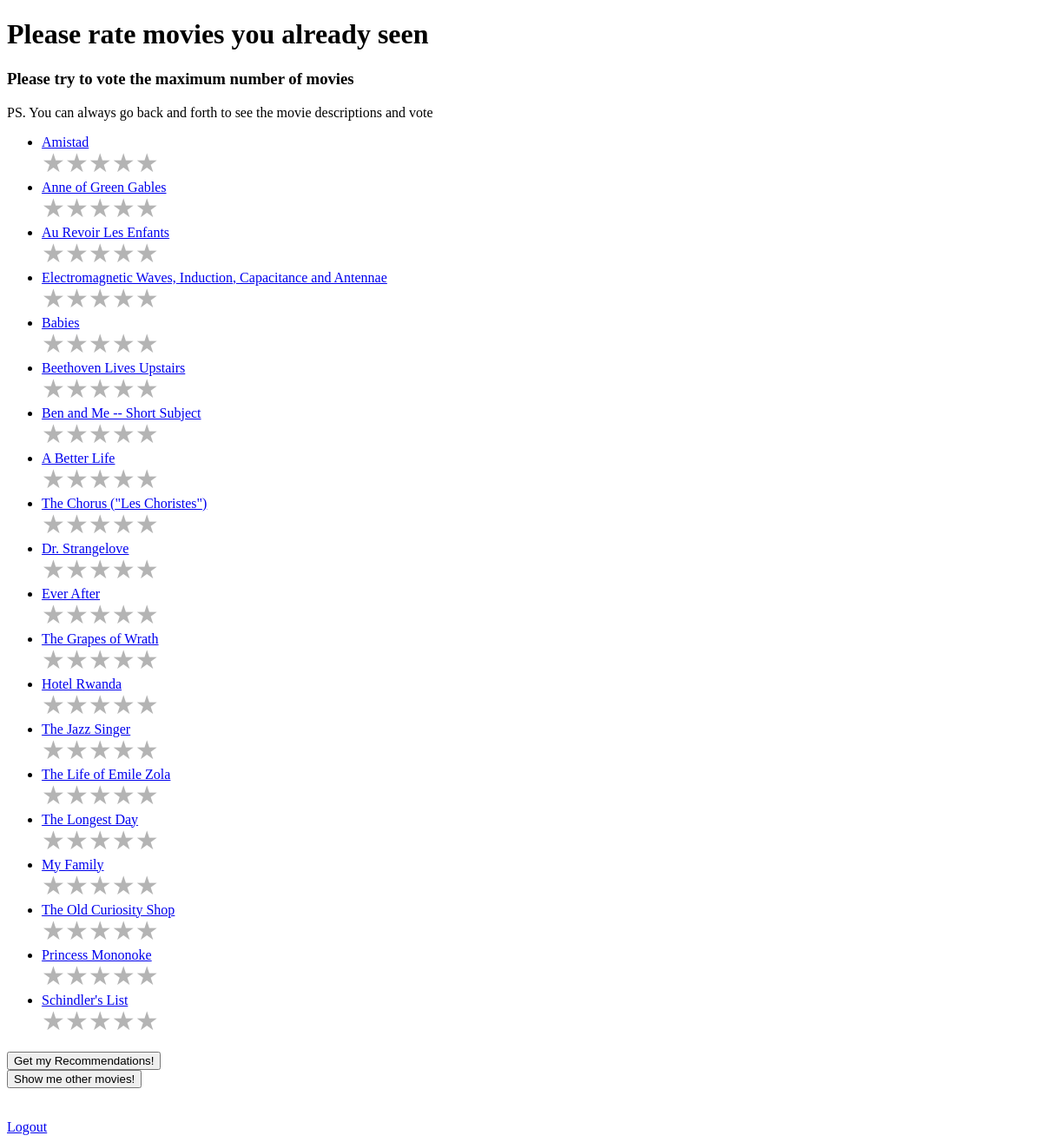
Page /recommender/7/preferences/ (signed in) on the committed database.
### recommender/models.py (models this page shows, shortened)
class Movie(models.Model):
    movie_name = models.CharField(max_length=200)
    movie_description = models.TextField(max_length=3000)
    rationale = models.TextField(max_length=3000, null=True, blank=True)
    benefits = models.TextField(max_length=3000, null=True, blank=True)
    problems = models.TextField(max_length=3000, null=True, blank=True)
    objectives = models.TextField(max_length=3000, null=True, blank=True)
    movie_pic = models.ImageField(upload_to='pics/', null=True, blank=True)
    ENGLISH = "EN"
    LITERATURE = "LT"
    HISTORY = "HT"
    BIOLOGY = "BL"
    PHYSICS = "PH"
    MATH = "MT"
    KNOWLEDGE_AREA_CHOICES = (
        (ENGLISH, "Inglês"),
        (LITERATURE, "Literatura"),
        (HISTORY, "História"),
        (BIOLOGY, "Biologia"),
        (PHYSICS, "Física"),
        (MATH, "Matemática"),
    )
    movie_knowledge_area = models.CharField(max_length=2,
                                            choices=KNOWLEDGE_AREA_CHOICES, null=True, blank=True)
    movie_recommended_age = models.IntegerField(null=True, blank=True)

### recommender/views.py (the view)
# urls.py: url(r'^(?P<learner_id>[0-9]+)/preferences/$', views.preferences, name='preferences'),
@login_required
def preferences(request, learner_id):
    num_movies = Movie.objects.all().count()
    rand_movies = random.sample(range(num_movies), 20) #select 20 ids randomly
    movies = Movie.objects.filter(id__in=rand_movies) #filter the set of movies to be between such random ids
    learner = Learner.objects.get(pk=learner_id)
    user = User.objects.get(pk=learner.user_fk_id) #get the user from the learner_id
    context = {'movie_list': movies,
               'user': user,
               'learner': learner}
    return render(request, 'recommender/preferences.html', context)

### recommender/templates/recommender/preferences.html (shortened to what this page needs)
<!DOCTYPE html>
<html lang="en">
<head>
</head>
<body>
<h1>Please rate movies you already seen {{ user.first_name }}</h1>
<h3>Please try to vote the maximum number of movies</h3>
<p>PS. You can always go back and forth to see the movie descriptions and vote</p>
{% if movie_list %}
    <form action="/recommender/{{ learner.id }}/register_preferences/" method="post">
        <ul>
            {% for movie in movie_list %}
                <li>
                    <a href="/recommender/{{ movie.id }}/movie_detail">{{ movie.movie_name }}</a> <br>
                    <div class="rating">
                          <label>
                            <span class="icon">★</span>
                          </label>
                          <label>
                            <span class="icon">★</span>
                            <span class="icon">★</span>
                          </label>
                          <label>
                            <span class="icon">★</span>
                            <span class="icon">★</span>
                            <span class="icon">★</span>
                          </label>
                          <label>
                            <span class="icon">★</span>
                            <span class="icon">★</span>
                            <span class="icon">★</span>
                            <span class="icon">★</span>
                          </label>
                          <label>
                            <span class="icon">★</span>
                            <span class="icon">★</span>
                            <span class="icon">★</span>
                            <span class="icon">★</span>
                            <span class="icon">★</span>
                          </label>
                    </div>
                </li>
            {% endfor %}
        </ul>
        <input type="submit" value="Get my Recommendations!" />
    </form>
    <button onclick="reloadPage()">Show me other movies!</button>
{% else %}
    <p>No movies are available.</p>
{% endif %}
<br><br><br> <a href="/recommender/logout_view/">Logout</a>
</body>
</html>

### recommender/templates/recommender/preferences.html (style rules this page uses)
.rating { display: inline-block; position: relative; height: 30px; line-height: 30px; font-size: 30px; }
.rating label { position: absolute; top: 0; left: 0; height: 100%; cursor: pointer; }
.rating label:last-child { position: static; }
.rating label:nth-child(1) { z-index: 5; }
.rating label:nth-child(2) { z-index: 4; }
.rating label:nth-child(3) { z-index: 3; }
.rating label:nth-child(4) { z-index: 2; }
.rating label:nth-child(5) { z-index: 1; }
.rating label .icon { float: left; color: transparent; }
.rating label:last-child .icon { color: #b4b4b4; }

### rows in the picture
Movie: movie_name "Amistad"
Movie: movie_name "Anne of Green Gables"
Movie: movie_name "Au Revoir Les Enfants"
Movie: movie_name "Electromagnetic Waves, Induction, Capacitance and Antennae"
Movie: movie_name "Babies"
Movie: movie_name "Beethoven Lives Upstairs"
Movie: movie_name "Ben and Me -- Short Subject"
Movie: movie_name "A Better Life"
Movie: movie_name "The Chorus (\"Les Choristes\")"
Movie: movie_name "Dr. Strangelove"
Movie: movie_name "Ever After"
Movie: movie_name "The Grapes of Wrath"
Movie: movie_name "Hotel Rwanda"
Movie: movie_name "The Jazz Singer"
Movie: movie_name "The Life of Emile Zola"
Movie: movie_name "The Longest Day"
Movie: movie_name "My Family"
Movie: movie_name "The Old Curiosity Shop"
Movie: movie_name "Princess Mononoke"
Movie: movie_name "Schindler's List"
